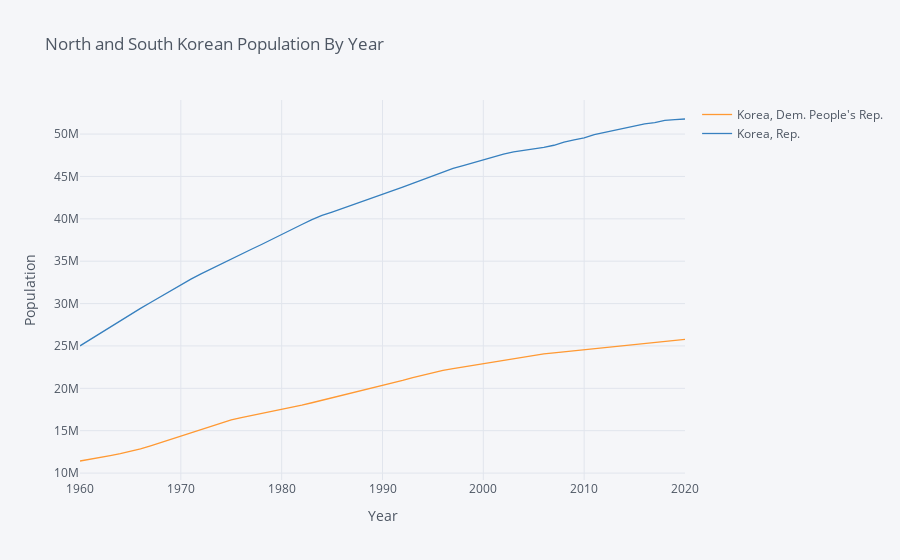

Notebook cell for this chart:
### Markdown cell above
##### Plotting North and South Korea's Population Over Time

Here, we just wanted an idea of the populations of the two countries over time. You can see that North Korea has always had a lower population, though the gap has widened over time.

### Code cell
#Population Comparison between North and South Korea

variable_labels = {"SP.POP.TOTL":"Population"}

# Three letter codes come from wbdata.get_country()
countries = {"PRK":"North Korea",
             "KOR":"S. Korea"}

df1 = wbdata.get_dataframe(variable_labels, country = countries).squeeze()

df1 = df1.unstack('country')
# Date index is of type string; change to integers
df1.index = df1.index.astype(int)
df1.iplot(title="North and South Korean Population By Year",xTitle='Year',yTitle='Population')
